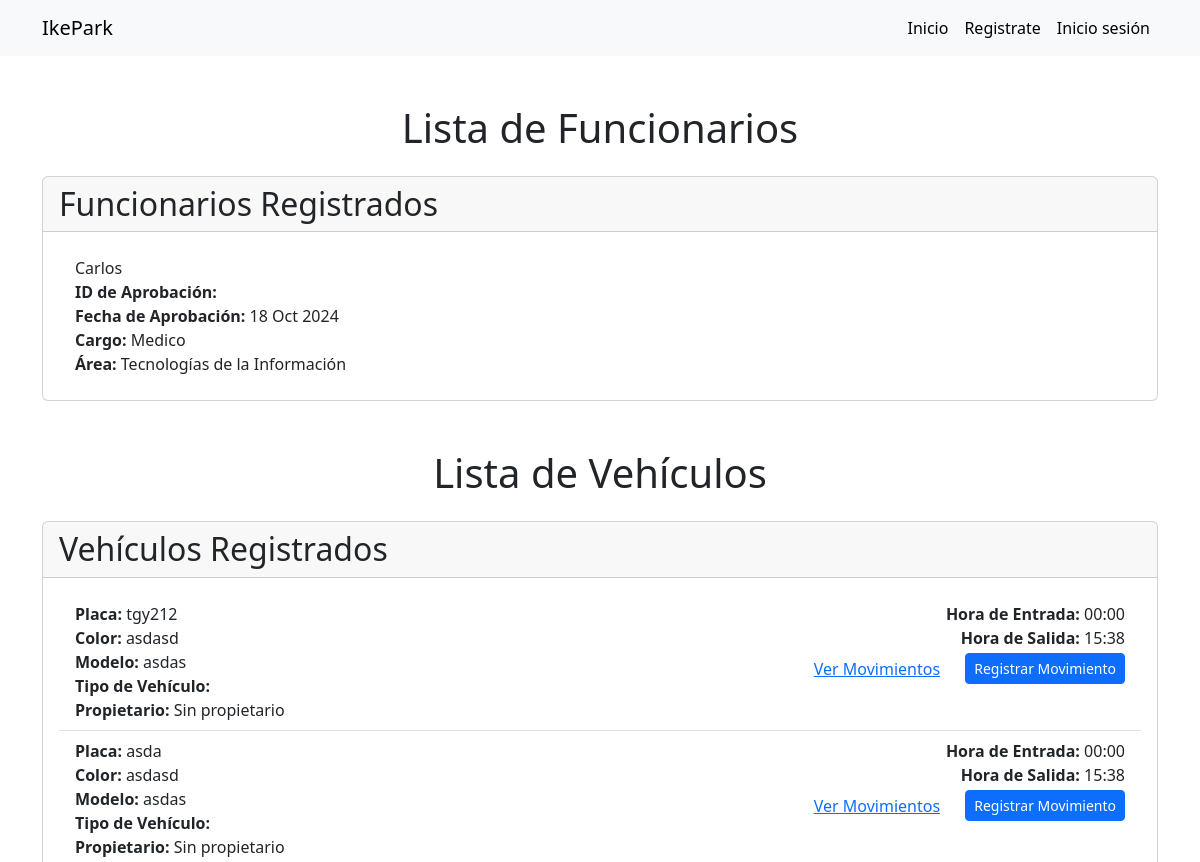
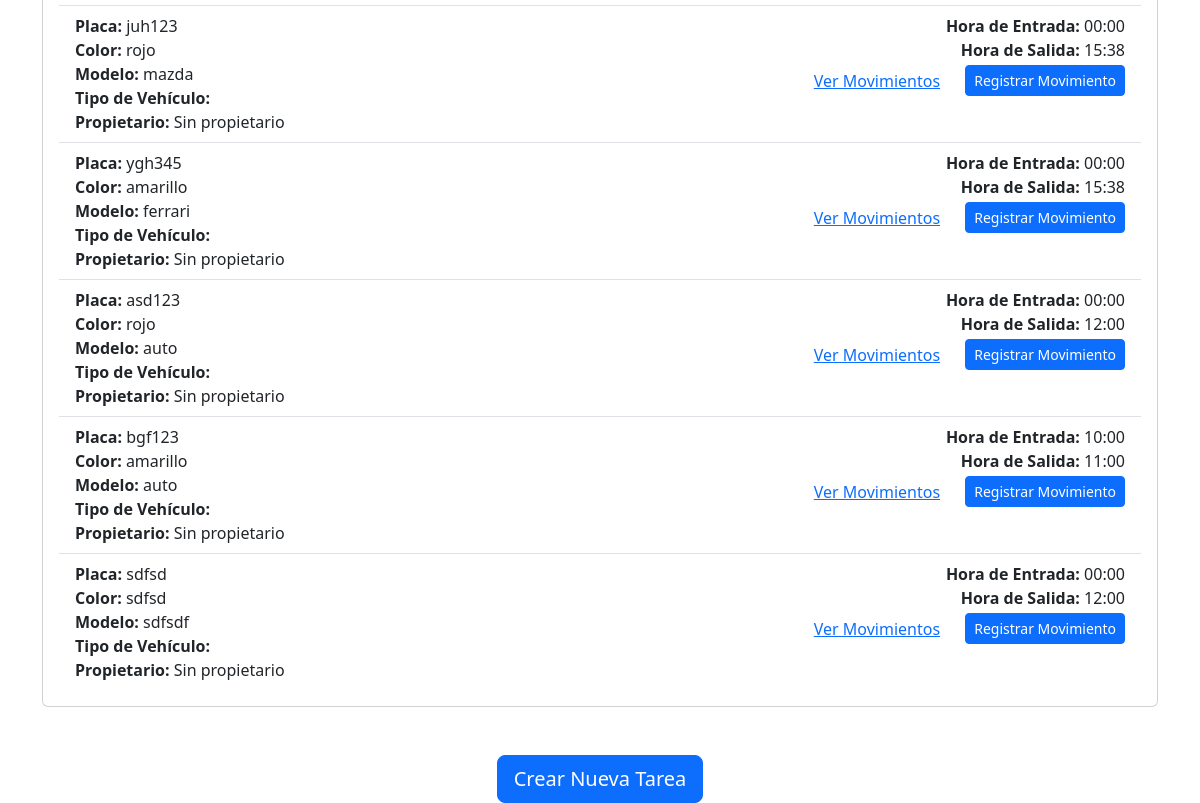
/tasks/, run on an earlier commit of the app's database (2 pictures, top to bottom).
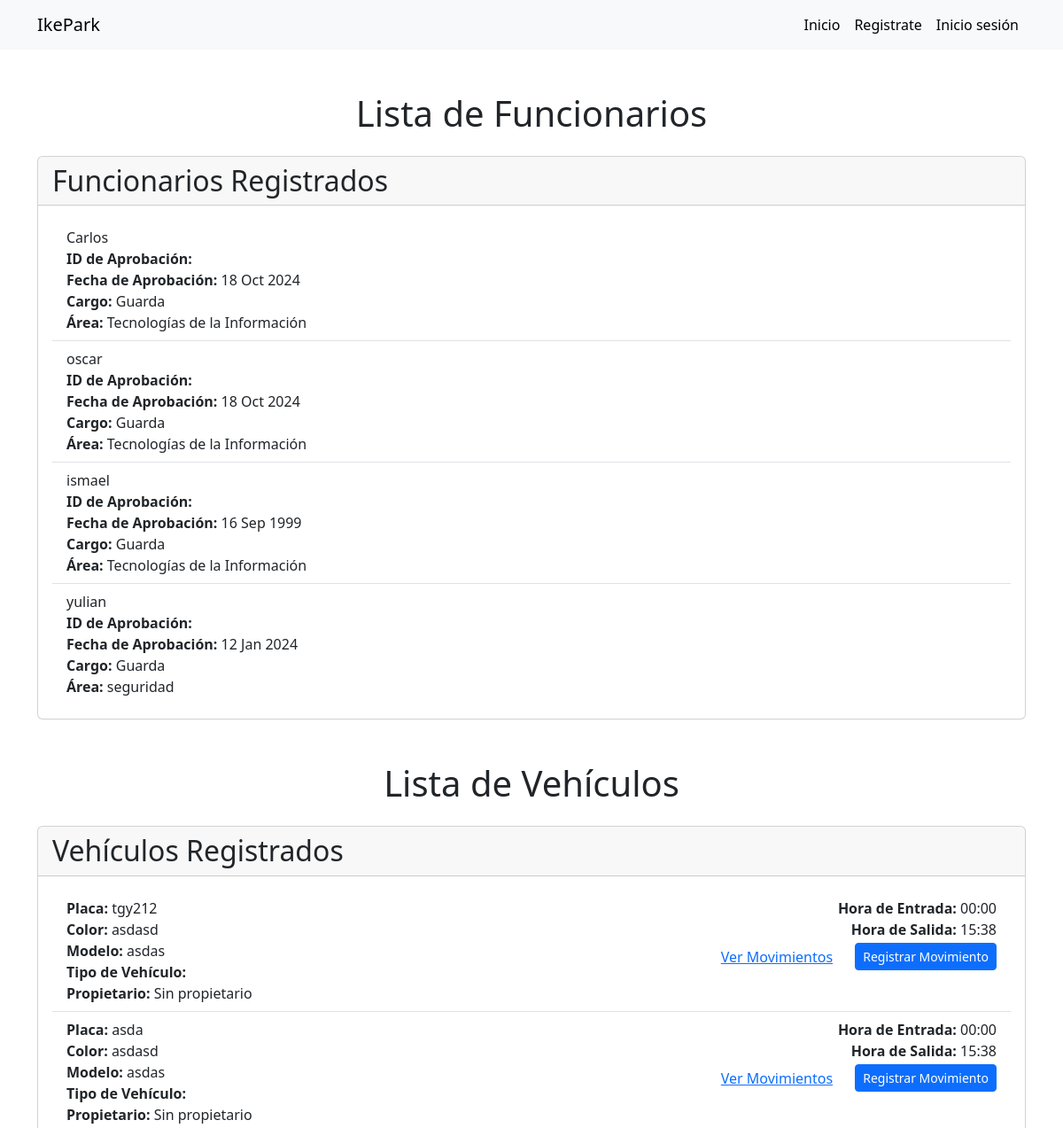
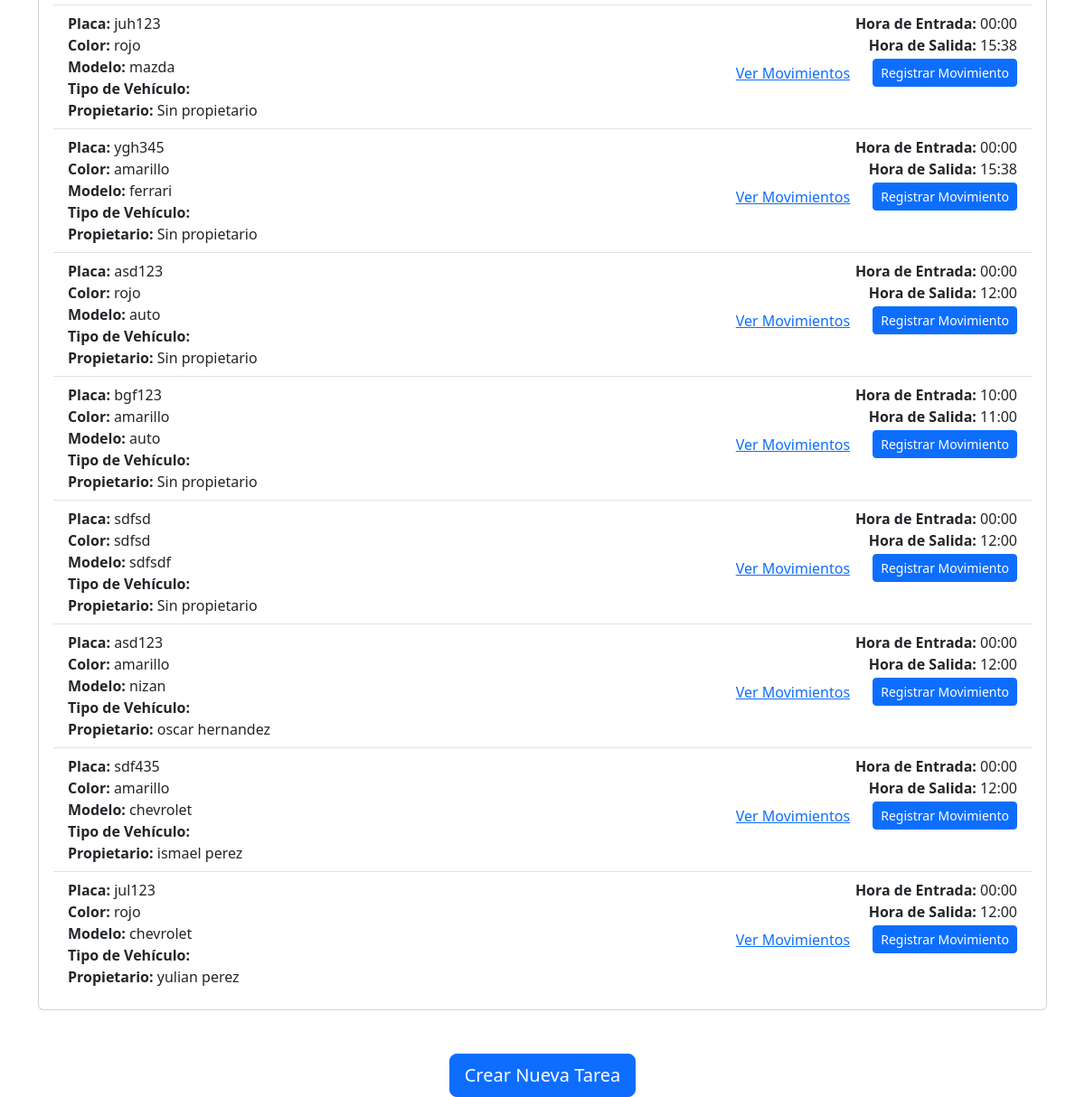
And on a later commit of the database (2 pictures, top to bottom).
### funveh/models.py (models this page shows, shortened)
class Funcionario(models.Model):
    nombre = models.CharField(max_length=100)
    apellido = models.CharField(max_length=100)
    documento = models.CharField(max_length=20)
    numeroTelefono = models.CharField(max_length=15)
    email = models.EmailField()
    cargo = models.ForeignKey(Cargo, null=True, blank=True, on_delete=models.SET_NULL)
    area = models.ForeignKey(Area, null=True, blank=True, on_delete=models.SET_NULL)
    fecha_aprobacion = models.DateTimeField(null=True, blank=True)

class Cargo(models.Model):
    nombre = models.CharField(max_length=100)

class Area(models.Model):
    nombre = models.CharField(max_length=100)

class Vehiculo(models.Model):
    placa = models.CharField(max_length=10)
    color = models.CharField(max_length=30)
    modelo = models.CharField(max_length=50)
    tipo_vehiculo = models.ForeignKey('TipoVehiculo', null=True, blank=True, on_delete=models.SET_NULL)  # Relación con TipoVehiculo
    funcionario = models.ForeignKey('Funcionario', null=True, blank=True, on_delete=models.SET_NULL)
    fecha_entrada = models.DateField(default=timezone.now)
    hora_entrada = models.TimeField(default='00:00:00')
    fecha_salida = models.DateField(null=True, blank=True)
    hora_salida = models.TimeField(null=True, blank=True)

### funveh/views.py (the view)
# urls.py: path('tasks/', views.tasks, name='tasks'),
def tasks(request):
    funcionarios = Funcionario.objects.all()
    vehiculos = Vehiculo.objects.all()
    for funcionario in funcionarios:
        if not funcionario.fecha_aprobacion:  # Si no tiene fecha de aprobación
            funcionario.fecha_aprobacion = timezone.now()
            funcionario.save()
    if request.method == 'POST':
        movimiento_form = MovimientoVehiculoForm(request.POST)
        if movimiento_form.is_valid():
            movimiento = movimiento_form.save(commit=False)
            movimiento.save()  # Guardamos el movimiento en la base de datos
            messages.success(request, 'Movimiento registrado exitosamente.')
            return redirect('tasks')  # Redirigimos a la vista de tareas
    else:
        movimiento_form = MovimientoVehiculoForm()  # Formulario vacío para POST
    cargos = Cargo.objects.all()
    areas = Area.objects.all()
    return render(request, 'tasks.html', {
        'funcionarios': funcionarios,
        'vehiculos': vehiculos,
        'cargos': cargos,  # Pasar los cargos al template
        'areas': areas,    # Pasar las áreas al template
        'movimiento_form': movimiento_form,
    })

### funveh/templates/tasks.html (shortened to what this page needs)
{% extends 'base.html' %}
{% block content %}
<main class="container mt-5">
    <section class="mb-5">
        <h1 class="text-center mb-4">Lista de Funcionarios</h1>
        <div class="card">
            <div class="card-header">
                <h2 class="mb-0">Funcionarios Registrados</h2>
            </div>
            <div class="card-body">
                {% if funcionarios %}
                <ul class="list-group list-group-flush">
                    {% for funcionario in funcionarios %}
                        <li class="list-group-item d-flex justify-content-between align-items-center">
                            <div>
                                <a href="{% url 'update_funcionario' funcionario.id %}" class="text-decoration-none text-dark">{{ funcionario.nombre }}</a><br>
                                <strong>ID de Aprobación:</strong> {{ funcionario.aprobacion_id }}<br>
                                <strong>Fecha de Aprobación:</strong>
                                {% if funcionario.fecha_aprobacion %}
                                    {{ funcionario.fecha_aprobacion|date:"d M Y" }}
                                {% else %}
                                    No aprobada
                                {% endif %}
                                <br>
                                <strong>Cargo:</strong> {{ funcionario.cargo.nombre }}<br>
                                <strong>Área:</strong> {{ funcionario.area.nombre }}
                            </div>
                        </li>
                    {% endfor %}
                </ul>
                {% else %}
                    <p class="text-center mb-0">No hay funcionarios registrados.</p>
                {% endif %}
            </div>
        </div>
    </section>
    <section class="mb-5">
        <h1 class="text-center mb-4">Lista de Vehículos</h1>
        <div class="card">
            <div class="card-header">
                <h2 class="mb-0">Vehículos Registrados</h2>
            </div>
            <div class="card-body">
                {% if vehiculos %}
                    <ul class="list-group list-group-flush">
                        {% for vehiculo in vehiculos %}
                            <li class="list-group-item">
                                <div class="d-flex justify-content-between align-items-start">
                                    <div>
                                        <strong>Placa:</strong> {{ vehiculo.placa }}<br>
                                        <strong>Color:</strong> {{ vehiculo.color }}<br>
                                        <strong>Modelo:</strong> {{ vehiculo.modelo }}<br>
                                        <strong>Tipo de Vehículo:</strong> {{ vehiculo.tipoVehiculo }}<br>
                                        {% if vehiculo.funcionario %}
                                            <strong>Propietario:</strong> {{ vehiculo.funcionario.nombre }} {{ vehiculo.funcionario.apellido }}<br>
                                        {% else %}
                                            <strong>Propietario:</strong> Sin propietario<br>
                                        {% endif %}
                                    </div>
                                    <div class="text-end">
                                        <strong>Hora de Entrada:</strong> {{ vehiculo.hora_entrada|date:"H:i" }}<br>
                                        <strong>Hora de Salida:</strong> {% if vehiculo.hora_salida %}{{ vehiculo.hora_salida|date:"H:i" }}{% else %}Sin salida{% endif %}<br>
                                        <a href="{% url 'movimientos_vehiculo' vehiculo.id %}" class="btn btn-link">Ver Movimientos</a>
                                        <a href="{% url 'registrar_movimiento' vehiculo.id %}" class="btn btn-primary btn-sm ms-2">Registrar Movimiento</a>
                                    </div>
                                </div>
                            </li>
                        {% endfor %}
                    </ul>
                {% else %}
                    <p class="text-center mb-0">No hay vehículos registrados.</p>
                {% endif %}
            </div>
        </div>
    </section>
    <section class="text-center mt-4">
        <a href="{% url 'create_task' %}" class="btn btn-primary btn-lg">Crear Nueva Tarea</a>
    </section>
</main>
{% endblock %}

### funveh/templates/base.html (shortened to what this page needs)
<!DOCTYPE html>
<html lang="en">
<head>
    <link rel="stylesheet" href="https://cdn.jsdelivr.net/npm/bootstrap@5.3.3/dist/css/bootstrap.min.css">
    {% load static %}
</head>
<body>
    <nav class="navbar navbar-expand-lg navbar-light bg-light">
        <div class="container">
            <a class="navbar-brand" href="{% url 'home' %}">IkePark</a>
            <div class="collapse navbar-collapse" id="navbarNav">
                <ul class="navbar-nav ms-auto">
                    <li class="nav-item">
                        <a href="{% url 'home' %}" class="nav-link active">Inicio</a>
                    </li>
                    {% if user.is_authenticated %}
                    <li class="nav-item">
                        <a href="{% url 'tasks' %}" class="nav-link active">Panel de control</a>
                    </li>
                    <li class="nav-item">
                        <a href="{% url 'cerrar_sesion' %}" class="nav-link active">Cerrar sesión</a>
                    </li>
                    {% else %}
                    <li class="nav-item">
                        <a href="{% url 'signup' %}" class="nav-link active">Registrate</a>
                    </li>
                    <li class="nav-item">
                        <a href="{% url 'inicio_sesion' %}" class="nav-link active">Inicio sesión</a>
                    </li>
                    {% endif %}
                </ul>
            </div>
        </div>
    </nav>
    {% block content %}
    {% endblock %}
</body>
</html>

What changed in the data, as far as the page shows it:
changed through a linked row, Funcionario "Carlos": cargo.nombre "Medico" → "Guarda"
added Funcionario: nombre "oscar", fecha_aprobacion "18 Oct 2024", cargo.nombre "Guarda", area.nombre "Tecnologías de la Información"
added Funcionario: nombre "ismael", fecha_aprobacion "16 Sep 1999", cargo.nombre "Guarda", area.nombre "Tecnologías de la Información"
added Funcionario: nombre "yulian", fecha_aprobacion "12 Jan 2024", cargo.nombre "Guarda", area.nombre "seguridad"
added Vehiculo: placa "asd123", color "amarillo", modelo "nizan", funcionario.nombre "oscar", funcionario.apellido "hernandez", hora_entrada "00:00", hora_salida "12:00"
added Vehiculo: placa "sdf435", color "amarillo", modelo "chevrolet", funcionario.nombre "ismael", funcionario.apellido "perez", hora_entrada "00:00", hora_salida "12:00"
added Vehiculo: placa "jul123", color "rojo", modelo "chevrolet", funcionario.nombre "yulian", funcionario.apellido "perez", hora_entrada "00:00", hora_salida "12:00"
